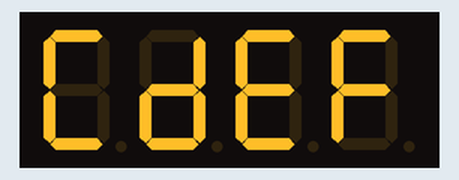
Bench run of a sketch on a simulated Arduino Uno, built with avr-gcc and run on an emulated ATmega328P. On the bench: 4-digit seven-segment display.

Above: at 0.1 s.
At 3.1 s:
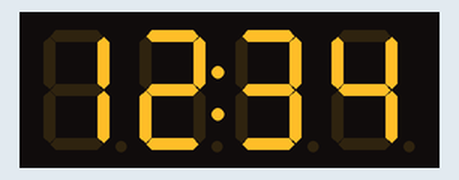

Measured:
- what the display in image 1 shows lasts 1.0 s, from 3.1 s to 4.1 s

The sketch:

HW-069.ino
```cpp
#include <TM1637.h>

int CLK = 2;
int DIO = 3;

TM1637 tm(CLK,DIO);

void setup() {
  // put your setup code here, to run once:
  tm.init();

  //set brightness; 0-7
  tm.set(2);
}

void loop() {
  // put your main code here, to run repeatedly:

  // example: "12:ab"
  // tm.display(position, character);
  tm.display(0,12);
  tm.display(1,13);
  tm.point(1);
  tm.display(2,14);
  tm.display(3,15);

  delay(3000);

  // example: "1234"
  displayNumber(1234);

  delay(1000);
}

void displayNumber(int num){
    tm.display(3, num % 10);
    tm.display(2, num / 10 % 10);
    tm.display(1, num / 100 % 10);
    tm.display(0, num / 1000 % 10);
}
```
